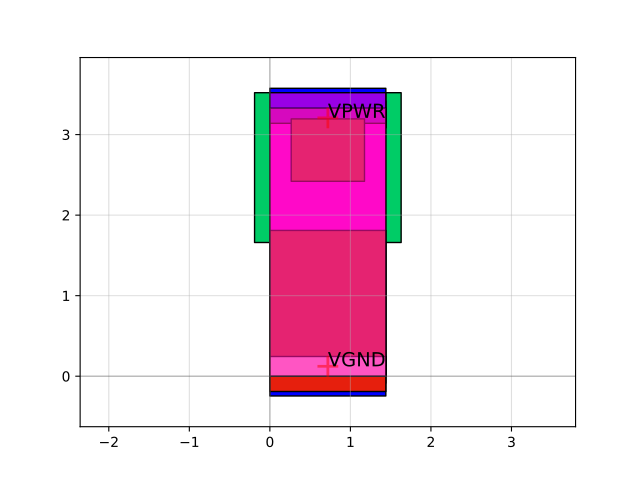

Write Python code to recreate this figure.
import sky130

c = sky130.components.sky130_fd_sc_hs__conb_1()
c.plot()
